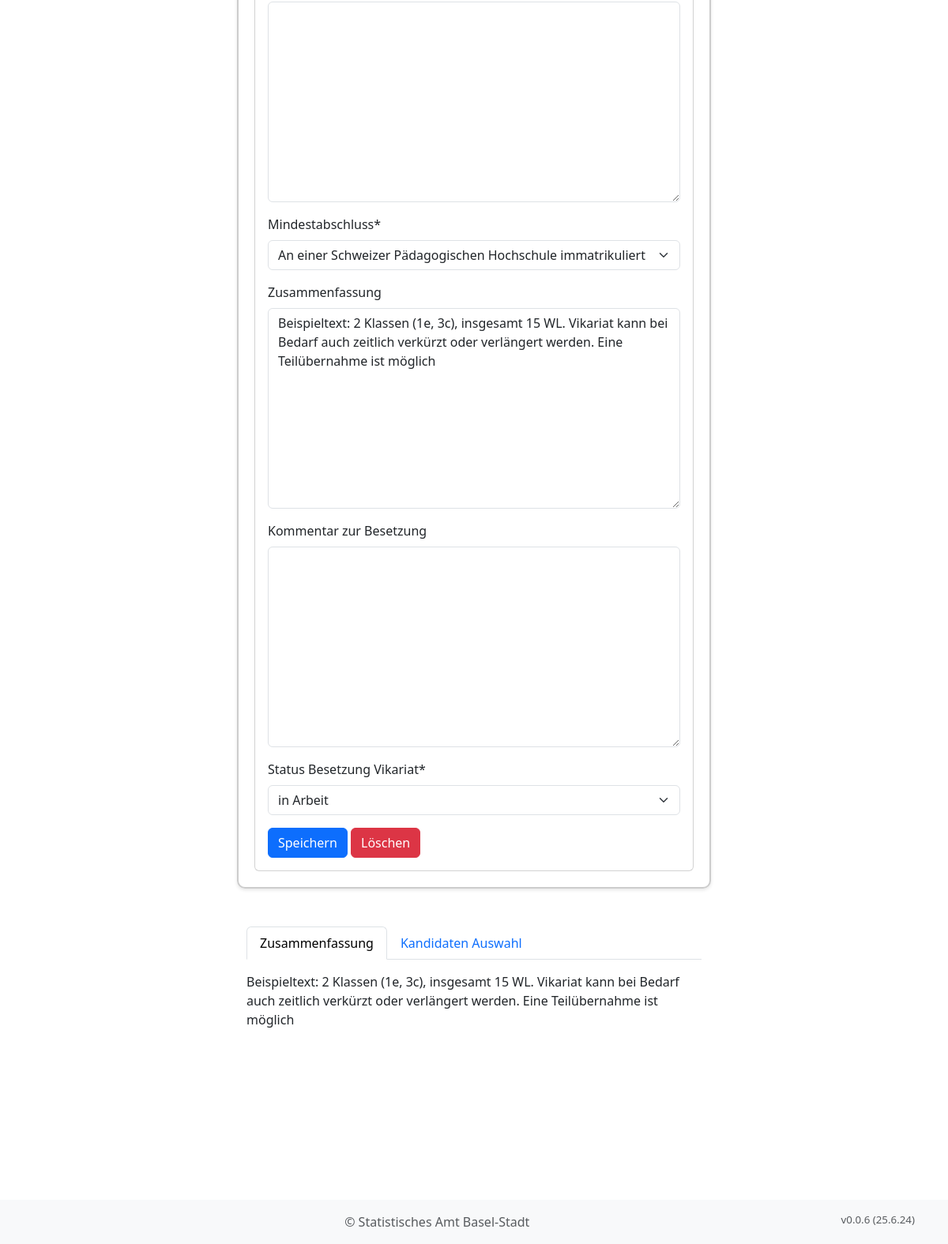
Before: /school_management/substitution/2/ (lower part) with the older database file.
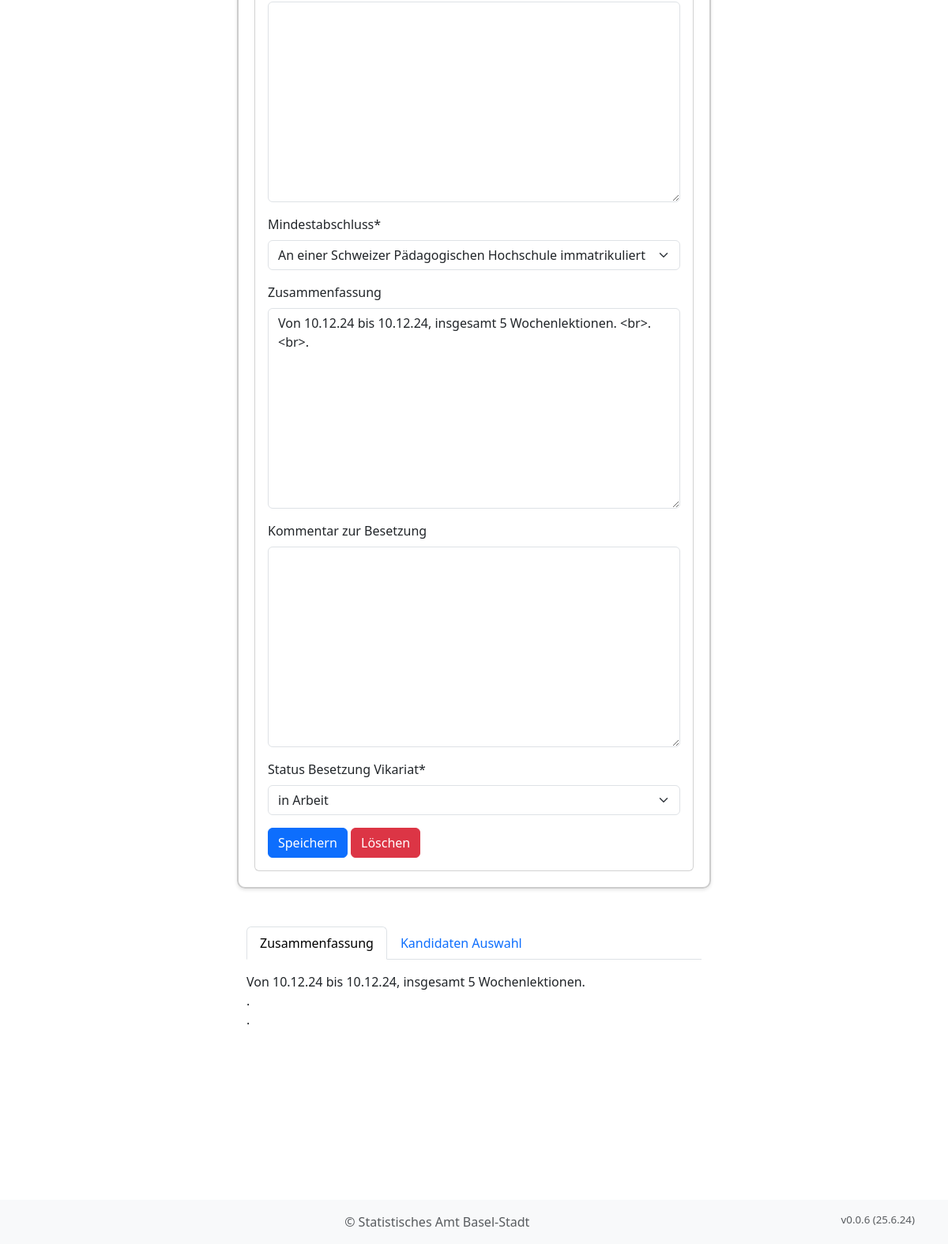
After: the same page with the newer database file.
### school_management/models.py (models this page shows, shortened)
class Substitution(models.Model):
    school = models.ForeignKey(
        School,
        on_delete=models.CASCADE,
        related_name="substitution_schools",
        verbose_name="Schule",
    )
    teacher = models.ForeignKey(
        Person,
        on_delete=models.CASCADE,
        related_name="teacher_substitutions",
        verbose_name="Lehrkraft",
    )
    start_date = models.DateField(verbose_name="Fällt aus von")
    end_date = models.DateField(verbose_name="Fällt aus bis")
    cause = models.ForeignKey(
        SubstitutionCause(),
        on_delete=models.CASCADE,
        related_name="substitution_causes",
        verbose_name="Begründung",
    )
    partial_substitution_possible = models.BooleanField(
        verbose_name="Teilübernahme möglich", default=False
    )
    comment_subsitution = models.TextField(
        verbose_name="Anmerkung zum Vikariat", blank=True, max_length=500
    )
    comment_class = models.TextField(
        verbose_name="Anmerkung zur Klasse", blank=True, max_length=500
    )
    minimum_qualification = models.ForeignKey(
        Qualification,
        on_delete=models.CASCADE,
        related_name="substitution_certificates",
        verbose_name="Mindestabschluss",
        default=1,
    )
    classes = models.TextField(verbose_name="Klassen", blank=True, max_length=500)
    levels = models.TextField(verbose_name="Stufen", blank=True, max_length=500)
    subjects = models.TextField(verbose_name="Fächer", blank=True, max_length=500)
    summary = models.TextField(verbose_name="Zusammenfassung", blank=True, max_length=1000)
    mo_am = models.BooleanField(verbose_name="Montag Vormittag", default=False)
    mo_pm = models.BooleanField(verbose_name="Montag Nachmittag", default=False)
    tu_am = models.BooleanField(verbose_name="Dienstag Vormittag", default=False)
    tu_pm = models.BooleanField(verbose_name="Dienstag Nachmittag", default=False)
    we_am = models.BooleanField(verbose_name="Mittwoch Vormittag", default=False)
    we_pm = models.BooleanField(verbose_name="Mittwoch Nachmittag", default=False)
    th_am = models.BooleanField(verbose_name="Donnerstag Vormittag", default=False)
    th_pm = models.BooleanField(verbose_name="Donnerstag Nachmittag", default=False)
    fr_am = models.BooleanField(verbose_name="Freitag Vormittag", default=False)
    fr_pm = models.BooleanField(verbose_name="Freitag Nachmittag", default=False)
    selection_comment = models.TextField(verbose_name="Kommentar zur Besetzung", blank=True, max_length=500)
    status = models.ForeignKey(
        SubstitutionStatus,
        on_delete=models.SET_DEFAULT,
        default=3,
        related_name="substitution_status",
        verbose_name="Status Besetzung Vikariat",
    )
    created_timestamp = models.DateTimeField(auto_now_add=True, null=True)
    class Meta:
        verbose_name = "Stellvertretung"
        verbose_name_plural = "Stellvertretungen"

### school_management/views.py (the view, shortened to what this page needs)
class SubstitutionEditView(UpdateView):
    model = Substitution
    form_class = SubstitutionForm
    template_name = "school_management/substitution_edit.html"
    success_url = reverse_lazy("substitution_admin_list")
    def get_object(self, queryset=None):
        pk = self.kwargs.get("pk")
        if pk:
            return get_object_or_404(Substitution, pk=pk)
        return None
    def get_context_data(self, **kwargs):
        context = super().get_context_data(**kwargs)
        substitution = self.get_object()
        if substitution:
            context['substitution_candidates'] = substitution.substitution_candidates.all().order_by('-rating')
        else:
            context['substitution_candidates'] = []
        return context

### school_management/forms.py
class SubstitutionForm(forms.ModelForm):
    class Meta:
        model = Substitution
        exclude =  [
            "mo_am",
            "mo_pm",
            "tu_am",
            "tu_pm",
            "we_am",
            "we_pm",
            "th_am",
            "th_pm",
            "fr_am",
            "fr_pm",
            "classes",
            "levels",
            "subjects",
        ]
        widgets = {
            "start_date": forms.DateInput(
                attrs={"type": "date", "class": "form-control"}
            ),
            "end_date": forms.DateInput(
                attrs={"type": "date", "class": "form-control"}
            ),
        }

### school_management/models.py (called while the page is built)
    def __str__(self):
        return self.name

    def __str__(self):
        return self.name

    def __str__(self):
        return self.name

    def __str__(self):
        return self.name

    def __str__(self):
        return f"{self.last_name} {self.first_name} {self.year_of_birth}"

### school_management/templatetags/user_tags.py (called while the page is built)
@register.filter(name='is_in_group')
def is_in_group(user, group_name):
    if user.is_authenticated:
        return user.groups.filter(name=group_name).exists()
    return False

### templates/school_management/substitution_edit.html (shortened to what this page needs)
{% extends "base.html" %}
{% load crispy_forms_tags %}
{% block content %}
<div class="col-md-6 offset-md-3">
  <div class="form-container">
    <div class="collapse show" id="collapseForm">
      <div class="card card-body">
        <form method="post">
          {{ form|crispy }}
          <button type="submit" name="action" value="save" class="btn btn-primary">Speichern</button>
          <button type="submit" name="action" value="delete" class="btn btn-danger">Löschen</button>
        </form>
      </div>
    </div>
  </div>
  <div class="container mt-5">
    <ul class="nav nav-tabs" id="myTab" role="tablist">
      <li class="nav-item" role="presentation">
        <button class="nav-link active" id="zusammenfassung-tab" data-bs-toggle="tab" data-bs-target="#zusammenfassung" type="button" role="tab" aria-controls="zusammenfassung" aria-selected="true">Zusammenfassung</button>
      </li>
      <li class="nav-item" role="presentation">
        <button class="nav-link" id="kandidaten-tab" data-bs-toggle="tab" data-bs-target="#kandidaten" type="button" role="tab" aria-controls="kandidaten" aria-selected="false">Kandidaten Auswahl</button>
      </li>
    </ul>
    <div class="tab-content" id="myTabContent">
      <div class="tab-pane fade show active" id="zusammenfassung" role="tabpanel" aria-labelledby="zusammenfassung-tab">
        <div class="mt-3">
          <p>{{ substitution.summary|safe }}</p>
        </div>
      </div>
          </div>
  </div>
</div>
<div aria-live="polite" aria-atomic="true" style="position: relative; min-height: 200px;">
</div>
{% endblock %}

Changed rows visible on the page:
changed Substitution "An einer Schweizer Pädagogischen Hochschule immatrikuliert": summary "Beispieltext: 2 Klassen (1e, 3c), insgesamt 15 WL. Vikariat kann bei Bedarf auch zeitlich verkürzt oder verlängert werden. Eine Teilübernahme ist möglich" → "Von 10.12.24 bis 10.12.24, insgesamt 5 Wochenlektionen. <br>.<br>."; summary "Beispieltext: 2 Klassen (1e, 3c), insgesamt 15 WL. Vikariat kann bei Bedarf auch zeitlich verkürzt oder verlängert werden. Eine Teilübernahme ist möglich" → "Von 10.12.24 bis 10.12.24, insgesamt 5 Wochenlektionen. . ."
